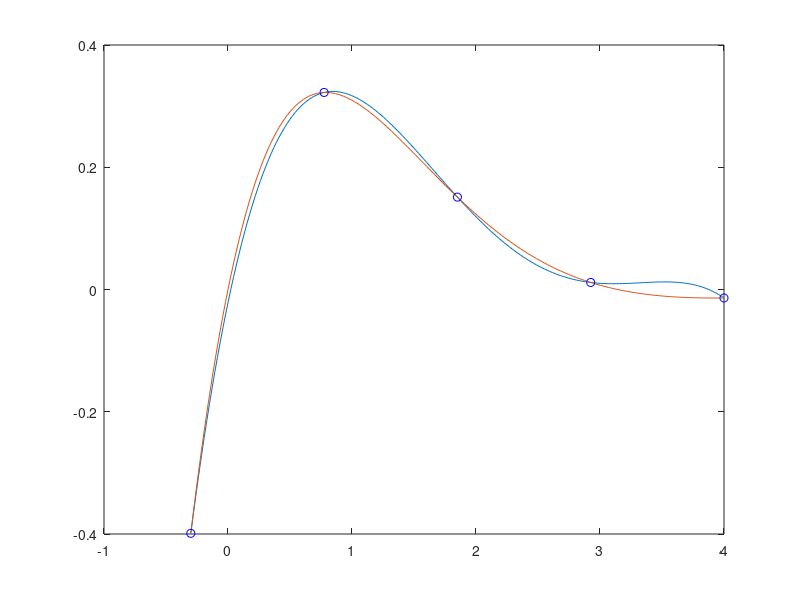

MATLAB code for this plot:
%1.1
x=linspace(-0.3,4.0,5);
y=exp(-x).*sin(x);
p=polyfit(x,y,4);

%1.2
x1=linspace(-0.3,4.0,200);
p=[p(1) p(2) p(3) p(4) p(5)];
px=polyval(p,x);
px1=polyval(p,x1);
f=exp(-x1).*sin(x1);
fx=polyval(f,x1);
plot(x1,px1);
hold on;
plot(x1,f);
plot(x,px,'bo');
hold off;
saveas(gcf,'graph4_1.png');
